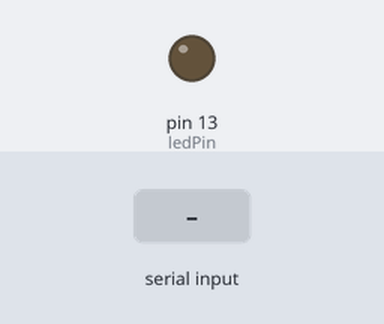
A sketch run on a simulated Arduino Uno, built with avr-gcc and run on an emulated ATmega328P. Parts: output pins drawn as LEDs (lit = HIGH). The inputs (shaded band) are chosen by the test bench.

Above: at 1.2 s.
1.3 s: "h" received over Serial
At 2.5 s:
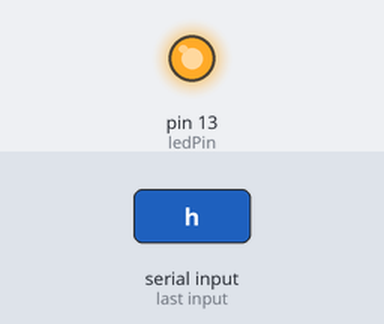
Timing chart, 0 to 4.3 s (numbered marks = the images above; inputs shaded):
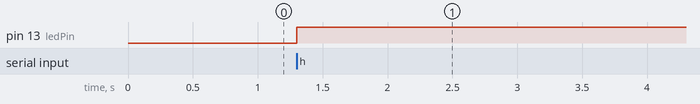

The sketch:

ListenSerial.ino
```cpp
const int ledPin=13;
char val;
void setup()
{
  Serial.begin(9600);// Enable Serial at a baud rate of 9600
  pinMode(ledPin,OUTPUT);
  digitalWrite(ledPin,LOW);
}
void loop()
{
  if(Serial.available()>0)// gets the number of bytes available to read
  {
    val=Serial.read();// reads the character and stores in in val
    if(val=='h')// checks if the received character is 'h' or not
    {
  digitalWrite(ledPin,!digitalRead(ledPin));// toggles the LED

    }
  }
}
```

Measured:
- after the input at 1.3 s, pin 13 (ledPin): LOW → HIGH at once
